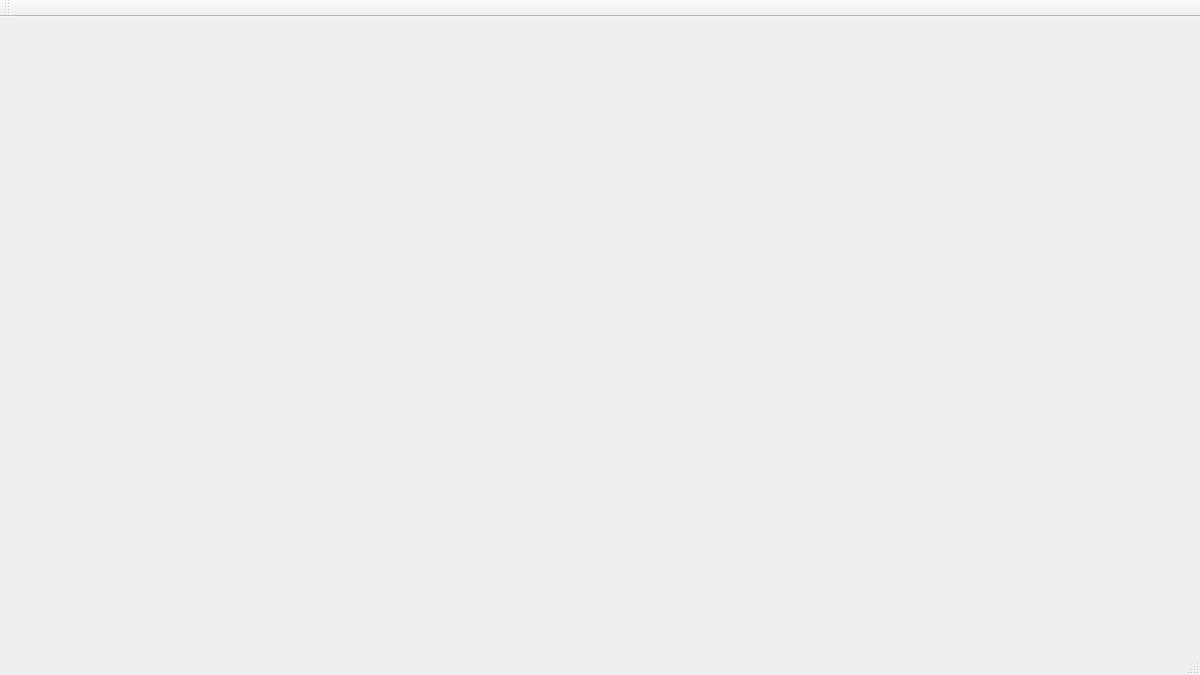
<?xml version="1.0" encoding="UTF-8"?>
<ui version="4.0">
 <class>MainWindow</class>
 <widget class="QMainWindow" name="MainWindow">
  <property name="geometry">
   <rect>
    <x>0</x>
    <y>0</y>
    <width>1200</width>
    <height>675</height>
   </rect>
  </property>
  <property name="windowTitle">
   <string>MainWindow</string>
  </property>
  <property name="styleSheet">
   <string notr="true"/>
  </property>
  <widget class="QWidget" name="centralWidget">
   <layout class="QHBoxLayout" name="horizontalLayout_12"/>
  </widget>
  <widget class="QMenuBar" name="menuBar">
   <property name="geometry">
    <rect>
     <x>0</x>
     <y>0</y>
     <width>1200</width>
     <height>22</height>
    </rect>
   </property>
  </widget>
  <widget class="QToolBar" name="mainToolBar">
   <attribute name="toolBarArea">
    <enum>TopToolBarArea</enum>
   </attribute>
   <attribute name="toolBarBreak">
    <bool>false</bool>
   </attribute>
  </widget>
  <widget class="QStatusBar" name="statusBar"/>
 </widget>
 <layoutdefault spacing="6" margin="11"/>
 <resources/>
 <connections/>
</ui>
